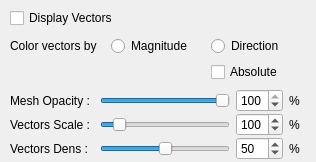
            <widget class="QWidget" name="tab_vectors">
             <attribute name="title">
              <string>Vectors</string>
             </attribute>
             <layout class="QGridLayout" name="gridLayout_8">
              <property name="leftMargin">
               <number>5</number>
              </property>
              <property name="topMargin">
               <number>3</number>
              </property>
              <property name="rightMargin">
               <number>5</number>
              </property>
              <property name="bottomMargin">
               <number>0</number>
              </property>
              <property name="verticalSpacing">
               <number>0</number>
              </property>
              <item row="6" column="0">
               <widget class="QWidget" name="widget_VISU_optionVectors" native="true">
                <property name="sizePolicy">
                 <sizepolicy hsizetype="Expanding" vsizetype="Preferred">
                  <horstretch>0</horstretch>
                  <verstretch>0</verstretch>
                 </sizepolicy>
                </property>
                <property name="minimumSize">
                 <size>
                  <width>300</width>
                  <height>77</height>
                 </size>
                </property>
                <layout class="QGridLayout" name="gridLayout_2">
                 <property name="leftMargin">
                  <number>5</number>
                 </property>
                 <property name="topMargin">
                  <number>3</number>
                 </property>
                 <property name="rightMargin">
                  <number>5</number>
                 </property>
                 <property name="bottomMargin">
                  <number>0</number>
                 </property>
                 <property name="horizontalSpacing">
                  <number>-1</number>
                 </property>
                 <property name="verticalSpacing">
                  <number>0</number>
                 </property>
                 <item row="2" column="0">
                  <widget class="QLabel" name="label_meshOpacity">
                   <property name="text">
                    <string>Mesh Opacity : </string>
                   </property>
                  </widget>
                 </item>
                 <item row="3" column="3">
                  <widget class="QLabel" name="label_purcentage2">
                   <property name="text">
                    <string>%</string>
                   </property>
                  </widget>
                 </item>
                 <item row="3" column="1">
                  <widget class="QSlider" name="slider_vectorScale">
                   <property name="maximum">
                    <number>999</number>
                   </property>
                   <property name="singleStep">
                    <number>1</number>
                   </property>
                   <property name="value">
                    <number>100</number>
                   </property>
                   <property name="orientation">
                    <enum>Qt::Horizontal</enum>
                   </property>
                  </widget>
                 </item>
                 <item row="4" column="0">
                  <widget class="QLabel" name="label_vectorDens">
                   <property name="text">
                    <string>Vectors Dens :</string>
                   </property>
                  </widget>
                 </item>
                 <item row="2" column="3">
                  <widget class="QLabel" name="label_purcentage1">
                   <property name="text">
                    <string>%</string>
                   </property>
                  </widget>
                 </item>
                 <item row="4" column="1">
                  <widget class="QSlider" name="slider_arrowDens">
                   <property name="maximum">
                    <number>100</number>
                   </property>
                   <property name="singleStep">
                    <number>1</number>
                   </property>
                   <property name="value">
                    <number>50</number>
                   </property>
                   <property name="orientation">
                    <enum>Qt::Horizontal</enum>
                   </property>
                  </widget>
                 </item>
                 <item row="3" column="0">
                  <widget class="QLabel" name="label_vectorScale">
                   <property name="text">
                    <string>Vectors Scale :</string>
                   </property>
                  </widget>
                 </item>
                 <item row="4" column="2">
                  <widget class="QSpinBox" name="spinbox_arrowDens">
                   <property name="sizePolicy">
                    <sizepolicy hsizetype="Fixed" vsizetype="Fixed">
                     <horstretch>0</horstretch>
                     <verstretch>0</verstretch>
                    </sizepolicy>
                   </property>
                   <property name="minimumSize">
                    <size>
                     <width>0</width>
                     <height>20</height>
                    </size>
                   </property>
                   <property name="maximum">
                    <number>100</number>
                   </property>
                   <property name="value">
                    <number>50</number>
                   </property>
                  </widget>
                 </item>
                 <item row="4" column="3">
                  <widget class="QLabel" name="label_purcentage3">
                   <property name="text">
                    <string>%</string>
                   </property>
                  </widget>
                 </item>
                 <item row="2" column="1">
                  <widget class="QSlider" name="slider_meshOpacity">
                   <property name="maximum">
                    <number>100</number>
                   </property>
                   <property name="singleStep">
                    <number>1</number>
                   </property>
                   <property name="value">
                    <number>100</number>
                   </property>
                   <property name="orientation">
                    <enum>Qt::Horizontal</enum>
                   </property>
                  </widget>
                 </item>
                 <item row="3" column="2">
                  <widget class="QSpinBox" name="spinbox_vectorScale">
                   <property name="sizePolicy">
                    <sizepolicy hsizetype="Fixed" vsizetype="Fixed">
                     <horstretch>0</horstretch>
                     <verstretch>0</verstretch>
                    </sizepolicy>
                   </property>
                   <property name="minimumSize">
                    <size>
                     <width>0</width>
                     <height>20</height>
                    </size>
                   </property>
                   <property name="maximum">
                    <number>999</number>
                   </property>
                   <property name="value">
                    <number>100</number>
                   </property>
                  </widget>
                 </item>
                 <item row="2" column="2">
                  <widget class="QSpinBox" name="spinbox_meshOpacity">
                   <property name="sizePolicy">
                    <sizepolicy hsizetype="Fixed" vsizetype="Fixed">
                     <horstretch>0</horstretch>
                     <verstretch>0</verstretch>
                    </sizepolicy>
                   </property>
                   <property name="minimumSize">
                    <size>
                     <width>0</width>
                     <height>20</height>
                    </size>
                   </property>
                   <property name="maximum">
                    <number>100</number>
                   </property>
                   <property name="value">
                    <number>100</number>
                   </property>
                  </widget>
                 </item>
                </layout>
               </widget>
              </item>
              <item row="5" column="0" colspan="2">
               <widget class="QWidget" name="widget_VISU_colorVectors" native="true">
                <property name="sizePolicy">
                 <sizepolicy hsizetype="Expanding" vsizetype="Preferred">
                  <horstretch>0</horstretch>
                  <verstretch>0</verstretch>
                 </sizepolicy>
                </property>
                <property name="minimumSize">
                 <size>
                  <width>300</width>
                  <height>30</height>
                 </size>
                </property>
                <layout class="QGridLayout" name="gridLayout_3">
                 <property name="leftMargin">
                  <number>5</number>
                 </property>
                 <property name="topMargin">
                  <number>3</number>
                 </property>
                 <property name="rightMargin">
                  <number>5</number>
                 </property>
                 <property name="bottomMargin">
                  <number>3</number>
                 </property>
                 <item row="0" column="1">
                  <widget class="QRadioButton" name="radioButton_displayVectorsbyMagnitude">
                   <property name="text">
                    <string>Magnitude</string>
                   </property>
                  </widget>
                 </item>
                 <item row="0" column="0">
                  <widget class="QLabel" name="label_displayColorVectors">
                   <property name="text">
                    <string>Color vectors by</string>
                   </property>
                  </widget>
                 </item>
                 <item row="0" column="2">
                  <widget class="QRadioButton" name="radioButton_displayVectorsbyDirection">
                   <property name="text">
                    <string>Direction</string>
                   </property>
                  </widget>
                 </item>
                 <item row="1" column="2">
                  <widget class="QCheckBox" name="checkBox_displayVectorsByAbsoluteDirection">
                   <property name="text">
                    <string>Absolute</string>
                   </property>
                  </widget>
                 </item>
                </layout>
               </widget>
              </item>
              <item row="0" column="0" rowspan="3" colspan="2">
               <widget class="QWidget" name="widget_VISU_displayVectors" native="true">
                <property name="sizePolicy">
                 <sizepolicy hsizetype="Preferred" vsizetype="Fixed">
                  <horstretch>0</horstretch>
                  <verstretch>0</verstretch>
                 </sizepolicy>
                </property>
                <property name="minimumSize">
                 <size>
                  <width>300</width>
                  <height>23</height>
                 </size>
                </property>
                <layout class="QHBoxLayout" name="horizontalLayout_5">
                 <property name="leftMargin">
                  <number>5</number>
                 </property>
                 <property name="topMargin">
                  <number>3</number>
                 </property>
                 <property name="rightMargin">
                  <number>5</number>
                 </property>
                 <property name="bottomMargin">
                  <number>3</number>
                 </property>
                 <item>
                  <widget class="QCheckBox" name="checkBox_displayVectors">
                   <property name="sizePolicy">
                    <sizepolicy hsizetype="Expanding" vsizetype="Fixed">
                     <horstretch>0</horstretch>
                     <verstretch>0</verstretch>
                    </sizepolicy>
                   </property>
                   <property name="minimumSize">
                    <size>
                     <width>180</width>
                     <height>24</height>
                    </size>
                   </property>
                   <property name="text">
                    <string>Display Vectors</string>
                   </property>
                  </widget>
                 </item>
                </layout>
               </widget>
              </item>
             </layout>
            </widget>
